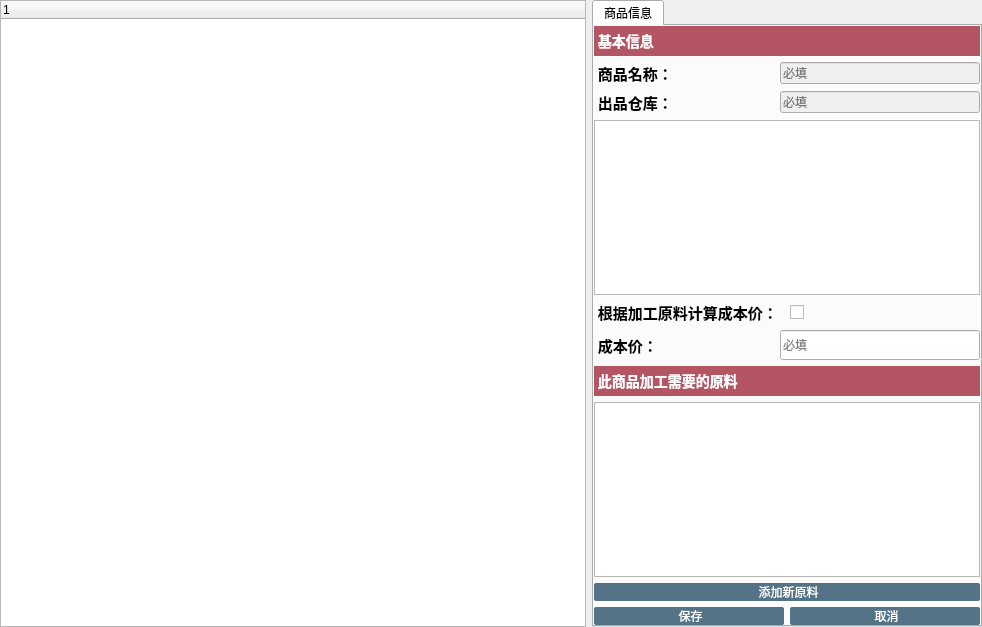
<?xml version="1.0" encoding="UTF-8"?>
<ui version="4.0">
 <class>MaterialRatioWidget</class>
 <widget class="QWidget" name="MaterialRatioWidget">
  <property name="geometry">
   <rect>
    <x>0</x>
    <y>0</y>
    <width>982</width>
    <height>627</height>
   </rect>
  </property>
  <property name="sizePolicy">
   <sizepolicy hsizetype="Expanding" vsizetype="Expanding">
    <horstretch>0</horstretch>
    <verstretch>0</verstretch>
   </sizepolicy>
  </property>
  <property name="windowTitle">
   <string>Form</string>
  </property>
  <property name="styleSheet">
   <string notr="true">QComboBox {  
background-color:white;
		   
 }

QPushButton:hover
{
background-color: rgb(180, 85, 100);
color:white;
}

QPushButton:hover:pressed
{
background-color:rgb(180, 85, 100);
color:white;
}

QPushButton
{
background-color:rgb(84, 115, 135);
color:white;
font-size:12px;
border-radius:2px;
width: 150px;
spacing:2px;
padding: 0px 0px;
}</string>
  </property>
  <layout class="QVBoxLayout" name="verticalLayout_3">
   <property name="leftMargin">
    <number>0</number>
   </property>
   <property name="topMargin">
    <number>0</number>
   </property>
   <property name="rightMargin">
    <number>0</number>
   </property>
   <property name="bottomMargin">
    <number>0</number>
   </property>
   <item>
    <layout class="QHBoxLayout" name="horizontalLayout_2" stretch="6,4">
     <item>
      <layout class="QVBoxLayout" name="verticalLayout">
       <property name="topMargin">
        <number>0</number>
       </property>
       <item>
        <widget class="QTreeWidget" name="treeWidgetData">
         <column>
          <property name="text">
           <string notr="true">1</string>
          </property>
         </column>
        </widget>
       </item>
      </layout>
     </item>
     <item>
      <widget class="QTabWidget" name="tabWidgetMaterialRatio">
       <widget class="QWidget" name="tabMaterialRatioInfo">
        <attribute name="title">
         <string>商品信息</string>
        </attribute>
        <layout class="QVBoxLayout" name="verticalLayout_5">
         <property name="leftMargin">
          <number>0</number>
         </property>
         <property name="topMargin">
          <number>0</number>
         </property>
         <property name="rightMargin">
          <number>0</number>
         </property>
         <property name="bottomMargin">
          <number>0</number>
         </property>
         <item>
          <layout class="QVBoxLayout" name="verticalLayout_2">
           <item>
            <widget class="QLabel" name="label_6">
             <property name="minimumSize">
              <size>
               <width>0</width>
               <height>30</height>
              </size>
             </property>
             <property name="maximumSize">
              <size>
               <width>16777215</width>
               <height>30</height>
              </size>
             </property>
             <property name="font">
              <font>
               <pointsize>-1</pointsize>
               <weight>75</weight>
               <bold>true</bold>
              </font>
             </property>
             <property name="styleSheet">
              <string notr="true">QLabel
{
background-color:rgb(180, 85, 100);
color:white;
font-size:14px;
font-weight:bold;
}</string>
             </property>
             <property name="text">
              <string> 基本信息</string>
             </property>
             <property name="alignment">
              <set>Qt::AlignLeading|Qt::AlignLeft|Qt::AlignVCenter</set>
             </property>
            </widget>
           </item>
           <item>
            <layout class="QHBoxLayout" name="horizontalLayout_4">
             <item>
              <widget class="QLabel" name="label_2">
               <property name="font">
                <font>
                 <family>宋体</family>
                 <pointsize>11</pointsize>
                 <weight>75</weight>
                 <bold>true</bold>
                </font>
               </property>
               <property name="text">
                <string> 商品名称：</string>
               </property>
               <property name="alignment">
                <set>Qt::AlignLeading|Qt::AlignLeft|Qt::AlignVCenter</set>
               </property>
              </widget>
             </item>
             <item>
              <widget class="QLineEdit" name="lineEditNameInfo">
               <property name="enabled">
                <bool>false</bool>
               </property>
               <property name="minimumSize">
                <size>
                 <width>200</width>
                 <height>0</height>
                </size>
               </property>
               <property name="maximumSize">
                <size>
                 <width>200</width>
                 <height>16777215</height>
                </size>
               </property>
               <property name="styleSheet">
                <string notr="true">color: rgb(0, 0, 0);</string>
               </property>
               <property name="placeholderText">
                <string>必填</string>
               </property>
              </widget>
             </item>
            </layout>
           </item>
           <item>
            <layout class="QHBoxLayout" name="horizontalLayout_6">
             <item>
              <widget class="QLabel" name="label_3">
               <property name="font">
                <font>
                 <family>宋体</family>
                 <pointsize>11</pointsize>
                 <weight>75</weight>
                 <bold>true</bold>
                </font>
               </property>
               <property name="text">
                <string> 出品仓库：</string>
               </property>
               <property name="alignment">
                <set>Qt::AlignLeading|Qt::AlignLeft|Qt::AlignVCenter</set>
               </property>
              </widget>
             </item>
             <item>
              <widget class="QLineEdit" name="lineEditWareHouse">
               <property name="enabled">
                <bool>false</bool>
               </property>
               <property name="minimumSize">
                <size>
                 <width>200</width>
                 <height>0</height>
                </size>
               </property>
               <property name="maximumSize">
                <size>
                 <width>200</width>
                 <height>16777215</height>
                </size>
               </property>
               <property name="styleSheet">
                <string notr="true">color: rgb(0, 0, 0);</string>
               </property>
               <property name="placeholderText">
                <string>必填</string>
               </property>
              </widget>
             </item>
            </layout>
           </item>
           <item>
            <widget class="QListWidget" name="listWidgetWhse"/>
           </item>
           <item>
            <layout class="QHBoxLayout" name="horizontalLayout_7">
             <item>
              <widget class="QLabel" name="label_4">
               <property name="font">
                <font>
                 <family>宋体</family>
                 <pointsize>11</pointsize>
                 <weight>75</weight>
                 <bold>true</bold>
                </font>
               </property>
               <property name="text">
                <string> 根据加工原料计算成本价：</string>
               </property>
               <property name="alignment">
                <set>Qt::AlignLeading|Qt::AlignLeft|Qt::AlignVCenter</set>
               </property>
               <property name="wordWrap">
                <bool>false</bool>
               </property>
              </widget>
             </item>
             <item>
              <widget class="QCheckBox" name="checkBox">
               <property name="minimumSize">
                <size>
                 <width>30</width>
                 <height>0</height>
                </size>
               </property>
               <property name="maximumSize">
                <size>
                 <width>200</width>
                 <height>16777215</height>
                </size>
               </property>
               <property name="text">
                <string/>
               </property>
              </widget>
             </item>
            </layout>
           </item>
           <item>
            <layout class="QHBoxLayout" name="horizontalLayout_8">
             <item>
              <widget class="QLabel" name="label_5">
               <property name="font">
                <font>
                 <family>宋体</family>
                 <pointsize>11</pointsize>
                 <weight>75</weight>
                 <bold>true</bold>
                </font>
               </property>
               <property name="text">
                <string> 成本价：</string>
               </property>
               <property name="alignment">
                <set>Qt::AlignLeading|Qt::AlignLeft|Qt::AlignVCenter</set>
               </property>
              </widget>
             </item>
             <item>
              <widget class="QLineEdit" name="lineEditPrice">
               <property name="minimumSize">
                <size>
                 <width>200</width>
                 <height>30</height>
                </size>
               </property>
               <property name="maximumSize">
                <size>
                 <width>200</width>
                 <height>30</height>
                </size>
               </property>
               <property name="styleSheet">
                <string notr="true">color: rgb(0, 0, 0);</string>
               </property>
               <property name="placeholderText">
                <string>必填</string>
               </property>
              </widget>
             </item>
            </layout>
           </item>
           <item>
            <widget class="QLabel" name="label_7">
             <property name="minimumSize">
              <size>
               <width>0</width>
               <height>30</height>
              </size>
             </property>
             <property name="maximumSize">
              <size>
               <width>16777215</width>
               <height>30</height>
              </size>
             </property>
             <property name="font">
              <font>
               <pointsize>-1</pointsize>
               <weight>75</weight>
               <bold>true</bold>
              </font>
             </property>
             <property name="styleSheet">
              <string notr="true">QLabel
{
background-color:rgb(180, 85, 100);
color:white;
font-size:14px;
font-weight:bold;
}</string>
             </property>
             <property name="text">
              <string> 此商品加工需要的原料</string>
             </property>
             <property name="alignment">
              <set>Qt::AlignLeading|Qt::AlignLeft|Qt::AlignVCenter</set>
             </property>
            </widget>
           </item>
           <item>
            <widget class="QListWidget" name="listWidgetData"/>
           </item>
           <item>
            <widget class="QPushButton" name="pushButtonAddNewMat">
             <property name="styleSheet">
              <string notr="true"/>
             </property>
             <property name="text">
              <string> 添加新原料</string>
             </property>
             <property name="icon">
              <iconset resource="../../../res.qrc">
               <normaloff>:/image/image/addfile.png</normaloff>:/image/image/addfile.png</iconset>
             </property>
            </widget>
           </item>
           <item>
            <layout class="QHBoxLayout" name="horizontalLayout_5">
             <property name="spacing">
              <number>6</number>
             </property>
             <item>
              <widget class="QPushButton" name="pushButtonSaveInfo">
               <property name="styleSheet">
                <string notr="true"/>
               </property>
               <property name="text">
                <string> 保存</string>
               </property>
               <property name="icon">
                <iconset resource="../../../res.qrc">
                 <normaloff>:/image/image/save.png</normaloff>:/image/image/save.png</iconset>
               </property>
              </widget>
             </item>
             <item>
              <widget class="QPushButton" name="pushButtonCancelInfo">
               <property name="styleSheet">
                <string notr="true"/>
               </property>
               <property name="text">
                <string> 取消</string>
               </property>
               <property name="icon">
                <iconset resource="../../../res.qrc">
                 <normaloff>:/image/image/cancel.png</normaloff>:/image/image/cancel.png</iconset>
               </property>
              </widget>
             </item>
            </layout>
           </item>
          </layout>
         </item>
        </layout>
       </widget>
      </widget>
     </item>
    </layout>
   </item>
  </layout>
 </widget>
 <resources>
  <include location="../../../res.qrc"/>
 </resources>
 <connections/>
</ui>
